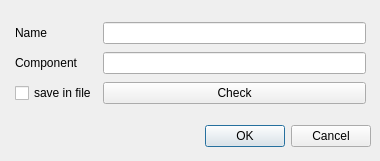
<?xml version="1.0" encoding="UTF-8"?>
<ui version="4.0">
    <class>AddAssignee</class>
    <widget class="QDialog" name="AddAssignee">
        <property name="geometry">
            <rect>
                <x>0</x>
                <y>0</y>
                <width>380</width>
                <height>161</height>
            </rect>
        </property>
        <property name="minimumSize">
            <size>
                <width>380</width>
                <height>161</height>
            </size>
        </property>
        <property name="maximumSize">
            <size>
                <width>380</width>
                <height>161</height>
            </size>
        </property>
        <property name="windowTitle">
            <string>Dialog</string>
        </property>
        <widget class="QWidget" name="gridLayoutWidget">
            <property name="geometry">
                <rect>
                    <x>15</x>
                    <y>20</y>
                    <width>351</width>
                    <height>89</height>
                </rect>
            </property>
            <layout class="QGridLayout" name="gridLayout_2">
                <item row="0" column="0">
                    <widget class="QLabel" name="label_name">
                        <property name="text">
                            <string>Name</string>
                        </property>
                    </widget>
                </item>
                <item row="1" column="1">
                    <widget class="QLineEdit" name="lineEdit_component"/>
                </item>
                <item row="0" column="1">
                    <widget class="QLineEdit" name="lineEdit_name"/>
                </item>
                <item row="1" column="0">
                    <widget class="QLabel" name="label_component">
                        <property name="text">
                            <string>Component</string>
                        </property>
                    </widget>
                </item>
                <item row="2" column="0">
                    <widget class="QCheckBox" name="checkBox">
                        <property name="text">
                            <string>save in file</string>
                        </property>
                    </widget>
                </item>
                <item row="2" column="1">
                    <widget class="QPushButton" name="pushButton">
                        <property name="text">
                            <string>Check</string>
                        </property>
                    </widget>
                </item>
            </layout>
        </widget>
        <widget class="QDialogButtonBox" name="buttonBox">
            <property name="geometry">
                <rect>
                    <x>140</x>
                    <y>120</y>
                    <width>231</width>
                    <height>32</height>
                </rect>
            </property>
            <property name="orientation">
                <enum>Qt::Horizontal</enum>
            </property>
            <property name="standardButtons">
                <set>QDialogButtonBox::Cancel|QDialogButtonBox::Ok</set>
            </property>
        </widget>
    </widget>
    <tabstops>
        <tabstop>lineEdit_name</tabstop>
        <tabstop>lineEdit_component</tabstop>
        <tabstop>pushButton</tabstop>
        <tabstop>checkBox</tabstop>
    </tabstops>
    <resources/>
    <connections>
        <connection>
            <sender>buttonBox</sender>
            <signal>accepted()</signal>
            <receiver>AddAssignee</receiver>
            <slot>accept()</slot>
            <hints>
                <hint type="sourcelabel">
                    <x>248</x>
                    <y>254</y>
                </hint>
                <hint type="destinationlabel">
                    <x>157</x>
                    <y>274</y>
                </hint>
            </hints>
        </connection>
        <connection>
            <sender>buttonBox</sender>
            <signal>rejected()</signal>
            <receiver>AddAssignee</receiver>
            <slot>reject()</slot>
            <hints>
                <hint type="sourcelabel">
                    <x>316</x>
                    <y>260</y>
                </hint>
                <hint type="destinationlabel">
                    <x>286</x>
                    <y>274</y>
                </hint>
            </hints>
        </connection>
    </connections>
</ui>
